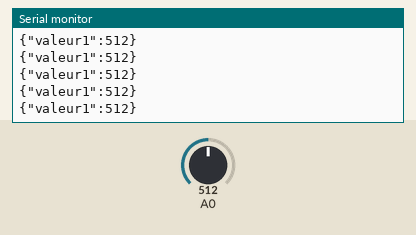
The sketch below on a simulated Arduino Uno, built with avr-gcc and run on an emulated ATmega328P. Parts: the last lines printed to the serial monitor. The inputs (shaded band) are chosen by the test bench; at power-on: A0 = 512.

Above: at 4.2 s.
4.3 s: A0 set to 990
At 5.2 s:
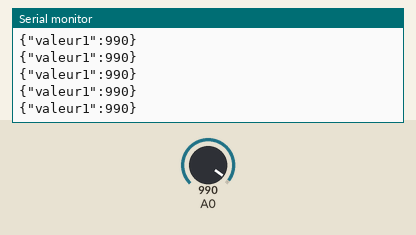
5.8 s: A0 set to 1014
At 6.7 s:
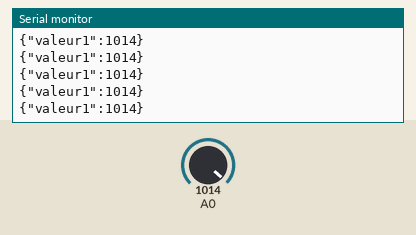
Timing chart, 0 to 8.8 s (numbered marks = the images above; inputs shaded):
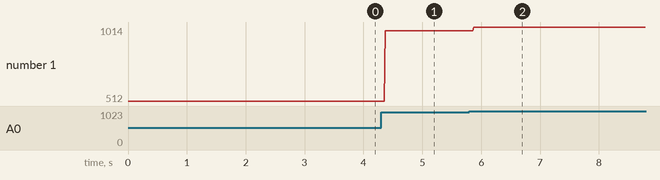

The sketch:

sketch_03-a_arduino_read_and_post.ino
```cpp
void setup() {
  Serial.begin(9600); //open the serial port
}

void loop() {

  int value = analogRead(0); // read the value on analog 0

  // format a string to a json format and add our value read from A0
  String json;
  json = "{\"valeur1\":";
  json = json + value;
  json = json + "}";

  // post the string on the serial port
  Serial.println(json);
}
```

Measured:
- after the input at 4.3 s, the serial monitor: prints a new line after 0.07 s (image 1)
- after the input at 5.8 s, the serial monitor: prints a new line after 0.07 s (image 2)
- plotted number 1: 512 → 990 after the input at 4.3 s, 990 → 1014 after the input at 5.8 s
